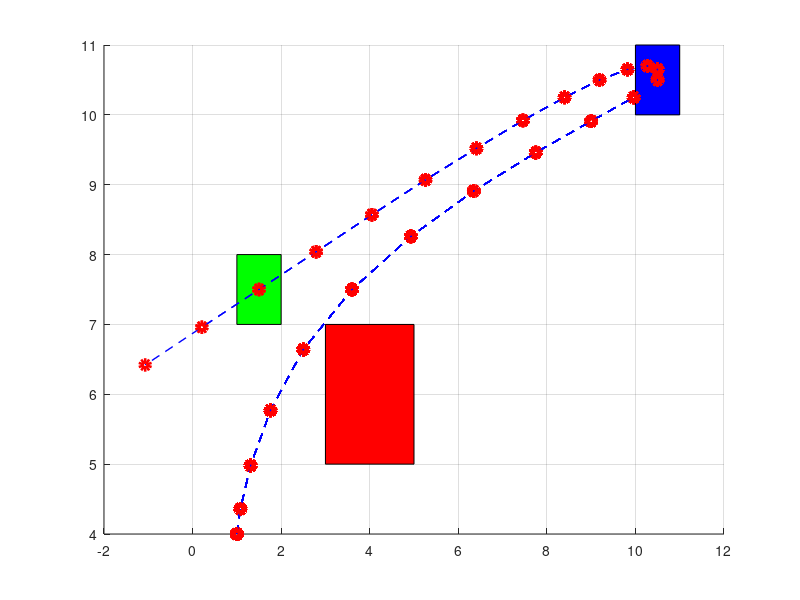

This chart was generated by the following MATLAB code:
clear
clc
close all
X=importdata('state.txt');
[T,n]=size(X);
hold on
rectangle('Position',[3,5,2,2],'FaceColor',[1 0 0])
rectangle('Position',[1,7,1,1],'FaceColor',[0 1 0])
rectangle('Position',[10,10,1,1],'FaceColor',[0 0 1])
% axis([-5 15 -5 15])
grid on
for t=1:T
    plot(X(1:t,1),X(1:t,3),'--','LineWidth',1,'Color',[0 0 1])
    plot(X(1:t,1),X(1:t,3),'o','LineWidth',4,'Color',[1 0 0])
    pause(0.1)
end
hold off